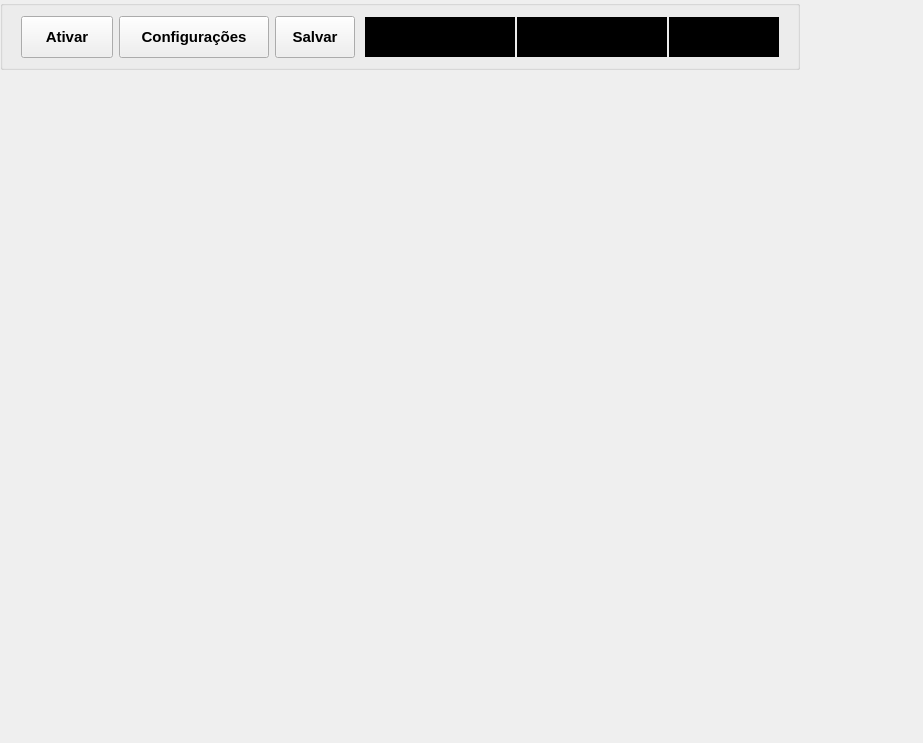
<?xml version="1.0" encoding="UTF-8"?>
<ui version="4.0">
 <author>Fernando Rodrigues</author>
 <class>Widget</class>
 <widget class="QWidget" name="Widget">
  <property name="geometry">
   <rect>
    <x>0</x>
    <y>0</y>
    <width>923</width>
    <height>743</height>
   </rect>
  </property>
  <property name="windowTitle">
   <string>Widget</string>
  </property>
  <widget class="QWidget" name="formLayoutWidget">
   <property name="geometry">
    <rect>
     <x>20</x>
     <y>80</y>
     <width>761</width>
     <height>661</height>
    </rect>
   </property>
   <layout class="QFormLayout" name="formLayout">
    <property name="sizeConstraint">
     <enum>QLayout::SizeConstraint::SetNoConstraint</enum>
    </property>
    <property name="fieldGrowthPolicy">
     <enum>QFormLayout::FieldGrowthPolicy::AllNonFixedFieldsGrow</enum>
    </property>
    <property name="formAlignment">
     <set>Qt::AlignmentFlag::AlignLeading|Qt::AlignmentFlag::AlignLeft|Qt::AlignmentFlag::AlignVCenter</set>
    </property>
    <property name="horizontalSpacing">
     <number>6</number>
    </property>
    <property name="verticalSpacing">
     <number>9</number>
    </property>
    <property name="topMargin">
     <number>0</number>
    </property>
    <property name="bottomMargin">
     <number>0</number>
    </property>
   </layout>
  </widget>
  <widget class="QGroupBox" name="groupBox">
   <property name="geometry">
    <rect>
     <x>0</x>
     <y>0</y>
     <width>800</width>
     <height>70</height>
    </rect>
   </property>
   <property name="autoFillBackground">
    <bool>true</bool>
   </property>
   <layout class="QGridLayout" name="gridLayout_3">
    <property name="leftMargin">
     <number>18</number>
    </property>
    <property name="topMargin">
     <number>2</number>
    </property>
    <property name="rightMargin">
     <number>18</number>
    </property>
    <property name="bottomMargin">
     <number>0</number>
    </property>
    <item row="0" column="0">
     <layout class="QHBoxLayout" name="horizontalLayout" stretch="1,0">
      <property name="spacing">
       <number>10</number>
      </property>
      <item>
       <layout class="QGridLayout" name="gridLayout_2">
        <property name="horizontalSpacing">
         <number>6</number>
        </property>
        <item row="0" column="0">
         <widget class="QPushButton" name="pushButton_1">
          <property name="minimumSize">
           <size>
            <width>92</width>
            <height>42</height>
           </size>
          </property>
          <property name="font">
           <font>
            <pointsize>11</pointsize>
            <bold>true</bold>
           </font>
          </property>
          <property name="autoFillBackground">
           <bool>true</bool>
          </property>
          <property name="styleSheet">
           <string notr="true"/>
          </property>
          <property name="text">
           <string>Ativar</string>
          </property>
          <property name="autoExclusive">
           <bool>true</bool>
          </property>
         </widget>
        </item>
        <item row="0" column="1">
         <widget class="QPushButton" name="pushButton_2">
          <property name="minimumSize">
           <size>
            <width>150</width>
            <height>42</height>
           </size>
          </property>
          <property name="font">
           <font>
            <pointsize>11</pointsize>
            <bold>true</bold>
           </font>
          </property>
          <property name="autoFillBackground">
           <bool>true</bool>
          </property>
          <property name="styleSheet">
           <string notr="true"/>
          </property>
          <property name="text">
           <string>Configurações</string>
          </property>
          <property name="autoExclusive">
           <bool>true</bool>
          </property>
         </widget>
        </item>
        <item row="0" column="2">
         <widget class="QPushButton" name="pushButton_3">
          <property name="minimumSize">
           <size>
            <width>80</width>
            <height>42</height>
           </size>
          </property>
          <property name="font">
           <font>
            <pointsize>11</pointsize>
            <bold>true</bold>
           </font>
          </property>
          <property name="focusPolicy">
           <enum>Qt::FocusPolicy::ClickFocus</enum>
          </property>
          <property name="autoFillBackground">
           <bool>true</bool>
          </property>
          <property name="styleSheet">
           <string notr="true"/>
          </property>
          <property name="text">
           <string>Salvar</string>
          </property>
          <property name="autoExclusive">
           <bool>true</bool>
          </property>
         </widget>
        </item>
       </layout>
      </item>
      <item>
       <layout class="QGridLayout" name="gridLayout" rowstretch="0" columnstretch="0,0,0">
        <property name="horizontalSpacing">
         <number>4</number>
        </property>
        <property name="verticalSpacing">
         <number>6</number>
        </property>
        <item row="0" column="2" alignment="Qt::AlignmentFlag::AlignHCenter|Qt::AlignmentFlag::AlignVCenter">
         <widget class="QLCDNumber" name="lcdNumber_3">
          <property name="minimumSize">
           <size>
            <width>110</width>
            <height>40</height>
           </size>
          </property>
          <property name="maximumSize">
           <size>
            <width>90</width>
            <height>30</height>
           </size>
          </property>
          <property name="font">
           <font>
            <family>Verdana</family>
            <pointsize>8</pointsize>
            <italic>false</italic>
            <bold>false</bold>
           </font>
          </property>
          <property name="toolTip">
           <string extracomment="Horário de envio diário"/>
          </property>
          <property name="whatsThis">
           <string extracomment="Horário de envio diário"/>
          </property>
          <property name="autoFillBackground">
           <bool>false</bool>
          </property>
          <property name="styleSheet">
           <string notr="true">background-color: rgb(0, 0, 0);</string>
          </property>
          <property name="frameShape">
           <enum>QFrame::Shape::NoFrame</enum>
          </property>
          <property name="frameShadow">
           <enum>QFrame::Shadow::Plain</enum>
          </property>
          <property name="lineWidth">
           <number>2</number>
          </property>
          <property name="segmentStyle">
           <enum>QLCDNumber::SegmentStyle::Flat</enum>
          </property>
         </widget>
        </item>
        <item row="0" column="0" alignment="Qt::AlignmentFlag::AlignLeft|Qt::AlignmentFlag::AlignVCenter">
         <widget class="QLCDNumber" name="lcdNumber_1">
          <property name="sizePolicy">
           <sizepolicy hsizetype="Preferred" vsizetype="Preferred">
            <horstretch>0</horstretch>
            <verstretch>0</verstretch>
           </sizepolicy>
          </property>
          <property name="minimumSize">
           <size>
            <width>150</width>
            <height>40</height>
           </size>
          </property>
          <property name="font">
           <font>
            <family>Verdana</family>
            <pointsize>6</pointsize>
            <italic>false</italic>
            <bold>false</bold>
           </font>
          </property>
          <property name="toolTip">
           <string extracomment="Horário atual"/>
          </property>
          <property name="autoFillBackground">
           <bool>false</bool>
          </property>
          <property name="styleSheet">
           <string notr="true">background-color: rgb(0, 0, 0);</string>
          </property>
          <property name="frameShape">
           <enum>QFrame::Shape::Box</enum>
          </property>
          <property name="frameShadow">
           <enum>QFrame::Shadow::Plain</enum>
          </property>
          <property name="lineWidth">
           <number>1</number>
          </property>
          <property name="digitCount">
           <number>8</number>
          </property>
          <property name="segmentStyle">
           <enum>QLCDNumber::SegmentStyle::Flat</enum>
          </property>
         </widget>
        </item>
        <item row="0" column="1" alignment="Qt::AlignmentFlag::AlignHCenter|Qt::AlignmentFlag::AlignVCenter">
         <widget class="QLCDNumber" name="lcdNumber_2">
          <property name="minimumSize">
           <size>
            <width>150</width>
            <height>40</height>
           </size>
          </property>
          <property name="maximumSize">
           <size>
            <width>90</width>
            <height>30</height>
           </size>
          </property>
          <property name="font">
           <font>
            <family>Verdana</family>
            <pointsize>8</pointsize>
            <italic>false</italic>
            <bold>false</bold>
           </font>
          </property>
          <property name="toolTip">
           <string extracomment="Horário de envio parcial"/>
          </property>
          <property name="autoFillBackground">
           <bool>false</bool>
          </property>
          <property name="styleSheet">
           <string notr="true">background-color: rgb(0, 0, 0);</string>
          </property>
          <property name="frameShape">
           <enum>QFrame::Shape::NoFrame</enum>
          </property>
          <property name="frameShadow">
           <enum>QFrame::Shadow::Plain</enum>
          </property>
          <property name="lineWidth">
           <number>2</number>
          </property>
          <property name="digitCount">
           <number>8</number>
          </property>
          <property name="segmentStyle">
           <enum>QLCDNumber::SegmentStyle::Flat</enum>
          </property>
         </widget>
        </item>
       </layout>
      </item>
     </layout>
    </item>
   </layout>
  </widget>
 </widget>
 <resources/>
 <connections/>
</ui>
